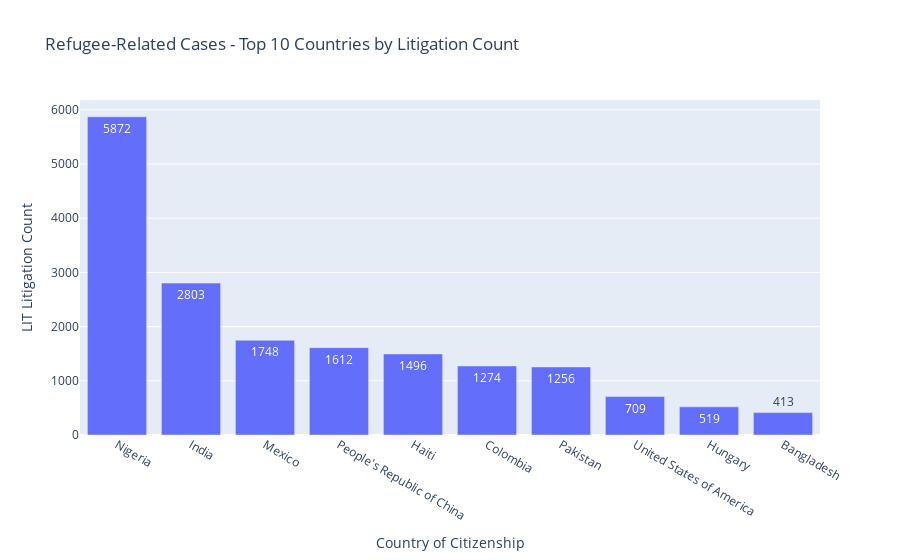
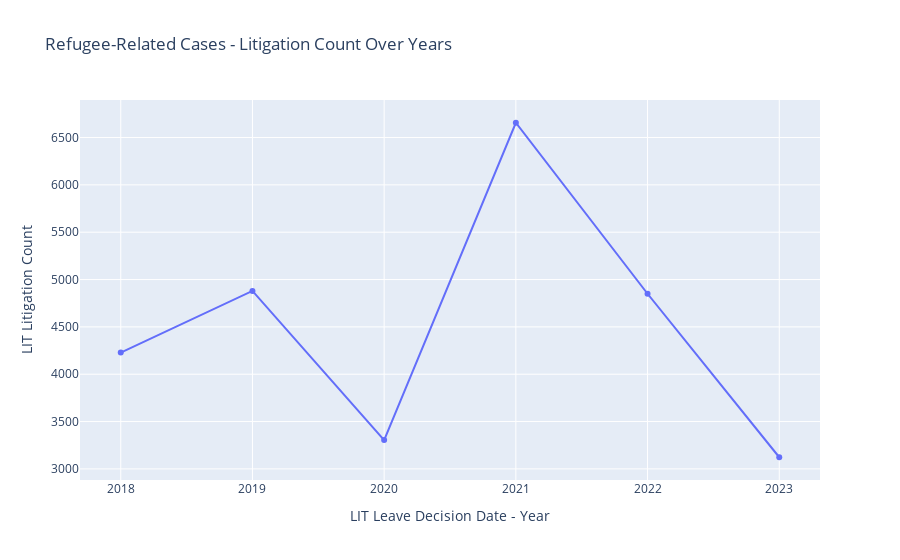

Write notebook code for charts like these, in order.
### Code cell
plot_overall_charts(df_refugee, "Refugee-Related Cases")

### Figure 1 — Plotly figure (JSON) as saved in the notebook; plotly's stock layout.template omitted (floating-point values rounded to 4 significant figures)
{"data": [{"hovertemplate": "Country of Citizenship=%{x}<br>LIT Litigation Count=%{y}<extra></extra>", "legendgroup": "", "marker": {"color": "#636efa", "pattern": {"shape": ""}}, "name": "", "orientation": "v", "showlegend": false, "textposition": "auto", "texttemplate": "%{y}", "type": "bar", "x": ["Nigeria", "India", "Mexico", "People's Republic of China", "Haiti", "Colombia", "Pakistan", "United States of America", "Hungary", "Bangladesh"], "xaxis": "x", "y": [5872, 2803, 1748, 1612, 1496, 1274, 1256, 709, 519, 413], "yaxis": "y"}], "layout": {"barmode": "relative", "legend": {"tracegroupgap": 0}, "title": {"text": "Refugee-Related Cases - Top 10 Countries by Litigation Count"}, "xaxis": {"anchor": "y", "domain": [0, 1], "title": {"text": "Country of Citizenship"}}, "yaxis": {"anchor": "x", "domain": [0, 1], "title": {"text": "LIT Litigation Count"}}}}

### Figure 2 — Plotly figure (JSON) as saved in the notebook; plotly's stock layout.template omitted (floating-point values rounded to 4 significant figures)
{"data": [{"hovertemplate": "LIT Leave Decision Date - Year=%{x}<br>LIT Litigation Count=%{y}<extra></extra>", "legendgroup": "", "line": {"color": "#636efa", "dash": "solid"}, "marker": {"symbol": "circle"}, "mode": "lines+markers", "name": "", "orientation": "v", "showlegend": false, "type": "scatter", "x": [2018, 2019, 2020, 2021, 2022, 2023], "xaxis": "x", "y": [4229, 4880, 3304, 6656, 4850, 3123], "yaxis": "y"}], "layout": {"legend": {"tracegroupgap": 0}, "title": {"text": "Refugee-Related Cases - Litigation Count Over Years"}, "xaxis": {"anchor": "y", "domain": [0, 1], "title": {"text": "LIT Leave Decision Date - Year"}}, "yaxis": {"anchor": "x", "domain": [0, 1], "title": {"text": "LIT Litigation Count"}}}}
